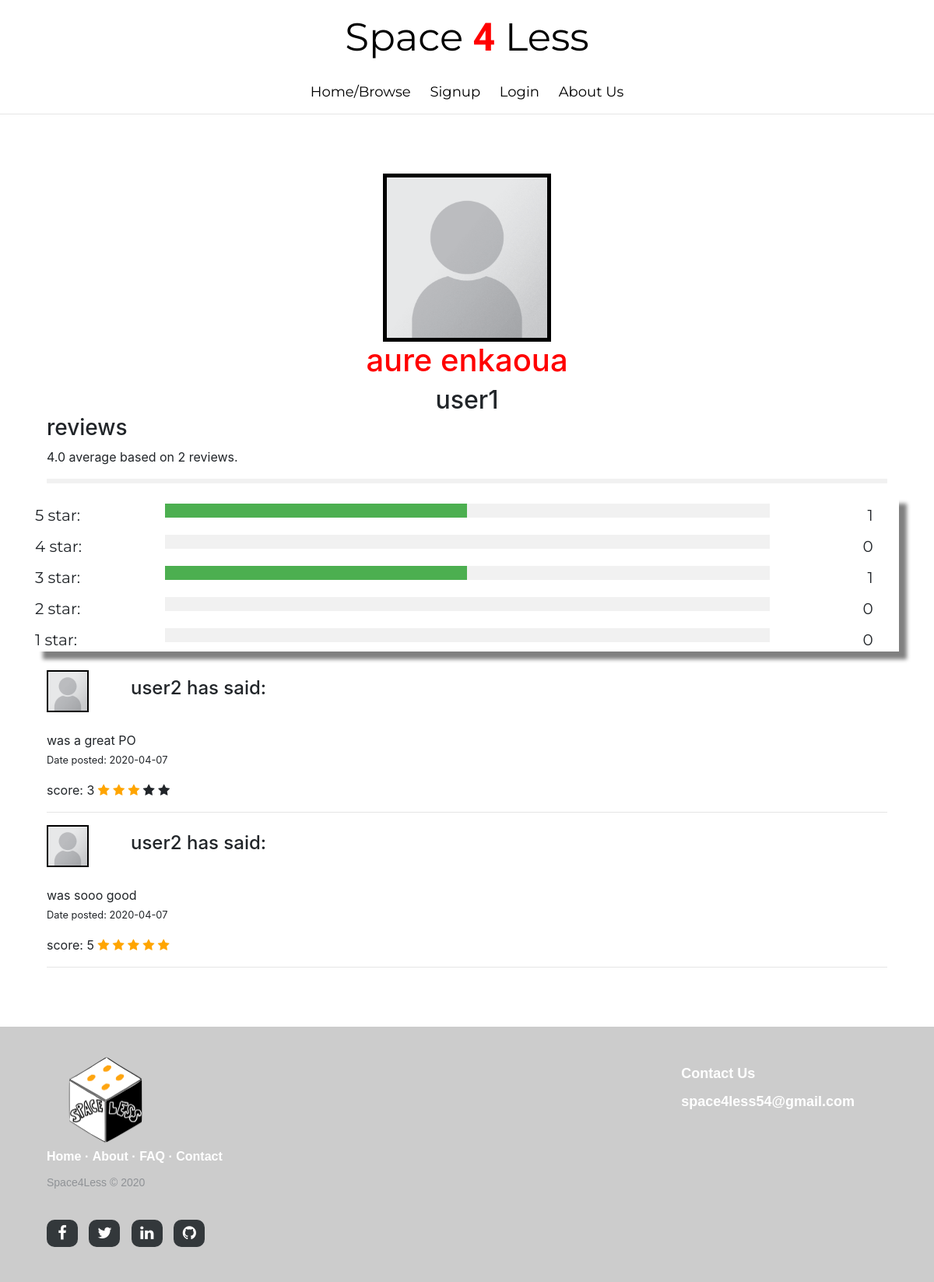
The app's page /profile/1 with its own data.
### app/models.py (models this page shows, shortened)
class User(db.Model, UserMixin):
    __tablename__ = 'user'
    user_id = db.Column(db.Integer, primary_key=True)
    username = db.Column(db.String(250), nullable=False)
    first_name = db.Column(db.String(250), nullable=False)
    last_name = db.Column(db.String(250), nullable=False)
    email = db.Column(db.String(250), nullable=False)
    password = db.Column(db.String(200))
    image_file = db.Column(db.String(20), nullable=False, default='default-profile.png')
    roles = db.Column(db.String(20))
    posts = db.relationship('Post', backref='author', lazy=True)
    bookings = db.relationship('Book')
    comments = db.relationship('Comment')
    reviews= db.relationship('Review')

class Review(db.Model):
    __tablename__ = 'review'
    review_id = db.Column(db.Integer, primary_key=True)
    date_posted = db.Column(db.DateTime, nullable=False, default=datetime.utcnow)
    content = db.Column(db.String, nullable=False, default='')
    stars = db.Column(db.Integer)
    property_owner_user_id = db.Column(db.Integer, nullable=False)
    renter_user_id = db.Column(db.Integer, ForeignKey('user.user_id'), nullable=False)

### app/main/routes.py (the view)
@bp_main.route("/profile/<userid>", methods=['GET', 'POST'])
def view_profile(userid):
    user = User.query.get(userid)
    reviews = Review.query.filter_by(property_owner_user_id=userid) \
        .join(User, Review.renter_user_id == User.user_id) \
        .add_columns(Review.content, Review.stars, Review.date_posted, User.username, User.image_file,
                     Review.review_id) \
        .all()
    sum=0
    number_of_reviews=0
    star_number_tot={1:0, 2:0, 3:0, 4:0, 5:0, 'total':0}
    if len(reviews) == 0:
        average= 'there are no reviews at this time'
    else:
        for review in reviews:
            for star_number in star_number_tot.keys():
                if star_number==review.stars:
                    star_number_tot[review.stars]+=1
                    star_number_tot['total'] += 1
            sum= sum + review.stars
            number_of_reviews= number_of_reviews +1
        average=sum/number_of_reviews
    return render_template('view_profile.html', user=user, reviews=reviews, average=average, star_number=star_number_tot)

### app/templates/view_profile.html (shortened to what this page needs)
{% extends 'layout.html' %}
{% block content %}
    <img class="profile_picture"
         src="{{ url_for('static', filename='profile_pictures/' + user.image_file, width=50, height =50) }}">
    <h1>{{ user.first_name }} {{ user.last_name }}</h1>
    <h2 class="align_center">{{ user.username }}</h2>
    <h3>reviews</h3>
<p>{{ average }} average based on {{ star_number['total'] }} reviews.</p>
<hr style="border:3px solid #f1f1f1">
<div class="row">
  <div class="side">
    5 star:
  </div>
  <div class="middle">
    <div class="bar-container">
      <div style="width:  {{ (star_number[5]/star_number['total']) *100 }}% ; height: 18px; background-color: #4CAF50;"></div>
    </div>
  </div>
  <div class="side right">
    {{ star_number[5] }}
  </div>
  <div class="side">
    4 star:
  </div>
  <div class="middle">
    <div class="bar-container">
    </div>
  </div>
  <div class="side right">
    {{ star_number[4] }}
  </div>
  <div class="side">
    3 star:
  </div>
  <div class="middle">
    <div class="bar-container">
      <div style="width:  {{ (star_number[3]/star_number['total']) *100 }}% ; height: 18px; background-color: #4CAF50;"></div>
    </div>
  </div>
  <div class="side right">
    {{ star_number[3] }}
  </div>
  <div class="side">
    2 star:
  </div>
  <div class="middle">
    <div class="bar-container">
    </div>
  </div>
  <div class="side right">
    {{ star_number[2] }}
  </div>
  <div class="side">
    1 star:
  </div>
  <div class="middle">
    <div class="bar-container">
    </div>
  </div>
  <div class="side right">
    {{ star_number[1] }}
  </div>
</div>
<br>
    {% for review in reviews %}
            <div>
                <div id="align">
                    <img class="comment-profile-pic" class="rounded-circle"
                         src="{{ url_for('static', filename='profile_pictures/' + review.image_file, width=50, height =50) }}">
                    <h4 id="comment-title">{{ review.username }} has said:</h4>
                </div>
                <br>
                {{ review.content }}
                <p><small> Date posted: {{ review.date_posted.strftime('%Y-%m-%d') }}</small></p>
            score: {{ review.stars }}
                    {% for star in range(review.stars) %}
                        <span class="fa fa-star checked"></span>
                    {% endfor %}
                     {% for star in range(5 - review.stars)%}
                        <span class="fa fa-star"></span>
                    {% endfor %}
                    </div>
        <hr>
    {% endfor %}
{% endblock content %}

### app/templates/layout.html (shortened to what this page needs)
<!DOCTYPE html>
<html lang="en">
<head>
    <link rel="stylesheet" type="text/css" href="{{ url_for('static', filename='design.css') }}">
    <link rel="stylesheet"  href=" https://maxcdn.bootstrapcdn.com/font-awesome/4.2.0/css/font-awesome.min.css">
    <link rel="stylesheet" href="https://stackpath.bootstrapcdn.com/bootstrap/4.4.1/css/bootstrap.min.css">
    <link rel="stylesheet" href="https://cdnjs.cloudflare.com/ajax/libs/font-awesome/4.7.0/css/font-awesome.min.css">
</head>
<body>
    <header>
        <nav class="nav">
            <div class="nav-header">
                <div class="nav-title">
                    Space<span style='color: red; font-family: "Mr Dafoe"; font-size: 50px; font-style: normal; font-variant: normal; font-weight: 700; line-height: 26.4px; '> 4 </span> Less
                </div>
            </div>
            <div class="nav-links">
                <a href="{{ url_for('main.home_page') }}"> Home/Browse</a>
                {% if current_user.is_authenticated %}
                    {% if current_user.roles == 'property_owner' %}
                        <a href="{{ url_for('main.post') }}" target="_blank"> Post </a>
                    {#{% else %}
                        <a href="{{ url_for('main.book') }}" target="_blank"> Book </a>#}
                    {% endif %}
                    <a href="{{ url_for('main.logout') }}">Logout</a>
                    <a href="{{ url_for('main.profile') }}">My profile</a>
                {% else %}
                    <a href="{{ url_for('main.signup') }}">Signup</a>
                    <a href="{{ url_for('main.login') }}">Login </a>
                    <a href="{{ url_for('main.aboutme') }}">About Us </a>
                {% endif %}
            </div>
        </nav>
    </header>
<hr>
    <div class="main-body">
        {% block content %}{% endblock content %}
    </div>
<footer class="footer-distributed">
			<div class="footer-left">
				<span><img class="logo" src="../static/logo.jpg" alt=" " ></span>
				<p class="footer-links">
					<a href="{{ url_for('main.home_page') }}">Home</a>
					·
					<a href="{{ url_for('main.aboutme') }}">About</a>
					·
					<a href="{{ url_for('main.faq') }}">FAQ</a>
					·
					<a href="#">Contact</a>
				</p>
				<p class="footer-company-name">Space4Less © 2020</p>
				<div class="footer-icons">
					<a href="https://www.facebook.com"><i class="fa fa-facebook"></i></a>
					<a href="https://twitter.com"><i class="fa fa-twitter"></i></a>
					<a href="https://www.linkedin.com"><i class="fa fa-linkedin"></i></a>
					<a href="https://github.com"><i class="fa fa-github"></i></a>
				</div>
			</div>
			<div class="footer-right">
				<p>Contact Us</p>
                <br> <p>space4less54@gmail.com</p>
			</div>
		</footer>
</body>
</html>

### app/static/design.css (style rules this page uses)
.logo { width: 25%; }
.main-body { padding: 5%; }
.row { display: flex; box-shadow: 10px 10px 5px grey; }
.comment-profile-pic { border: 2px solid black; max-width:5%; max-height:5%; width: auto; height: auto; }
#comment-title { padding-left: 5%; }
#align { display: flex; align-items:center; }
.profile_picture { border: 5px solid black; margin: auto; display: block; max-width:20%; max-height:20%; width: auto; height: auto; }
.align_center { text-align: center; margin: auto; }
h1 { text-align: center; color:red; }
h2 { padding-left: 20%; padding-right: 20%; }
* { box-sizing: border-box; }
.nav { justify-content: space-between; height: 50px; width: 100%; background-color: transparent; opacity: 1; }
.nav { display: inline-block !important; margin: auto; text-align: center; }
.nav > .nav-header > .nav-title { font-size: 50px; font-family: Montserrat, sans-serif; color: black; padding: 10px 10px 10px 10px; }
.nav > .nav-links { display: inline; font-size: 18px; font-family: Montserrat, sans-serif; color: black; }
.nav > .nav-links > a { display: inline-block; padding: 10px 10px 20px 10px; text-decoration: none; color: black; }
.footer-distributed { background: #cccccc; box-shadow: 0 1px 1px 0 rgba(0, 0, 0, 0.12); box-sizing: border-box; width: 100%; font: bold 16px sans-serif; text-align: left; padding: 35px 60px 40px; overflow: hidden; }
.footer-distributed .footer-left { float: left; }
.footer-distributed .footer-links { color: #ffffff; margin: 0 0 10px; padding: 0; }
.footer-distributed .footer-links a { display:inline-block; line-height: 1.8; text-decoration: none; color: inherit; }
.footer-distributed .footer-company-name { color: #8f9296; font-size: 14px; font-weight: normal; margin: 0; }
.footer-distributed .footer-icons { margin-top: 40px; }
.footer-distributed .footer-icons a { display: inline-block; width: 40px; height: 35px; cursor: pointer; background-color: #33383b; border-radius: 10px; font-size: 20px; color: #ffffff; text-align: center; line-height: 35px; margin-right: 10px; margin-bottom: 5px; }
.footer-distributed .footer-right { float: right; }
.footer-distributed .footer-right p { display: inline-block; vertical-align: top; margin: 15px 42px 0 0; color: #ffffff; font-size: 18px; }
.fa { font-size: 25px; }
.checked { color: orange; }
.side { float: left; width: 15%; margin-top: 10px; padding-right: 3%; font-family: Montserrat, sans-serif; font-size: 20px; }
.middle { float: left; width: 70%; margin-top: 10px; }
.right { text-align: right; }
.row:after { content: ""; display: table; clear: both; }
.bar-container { width: 100%; background-color: #f1f1f1; text-align: center; color: white; }

### records on screen
User: image_file (placeholder picture), first_name "aure", last_name "enkaoua", username "user1"
Review: image_file (placeholder picture), username "user2", content "was a great PO", date_posted "2020-04-07", stars "3"
Review: image_file (placeholder picture), username "user2", content "was sooo good", date_posted "2020-04-07", stars "5"

### other values on screen
{{ average }} "4.0"
{{ star_number['total'] }} "2"
{{ star_number[5] }} "1"
{{ star_number[4] }} "0"
{{ star_number[3] }} "1"
{{ star_number[2] }} "0"
{{ star_number[1] }} "0"
